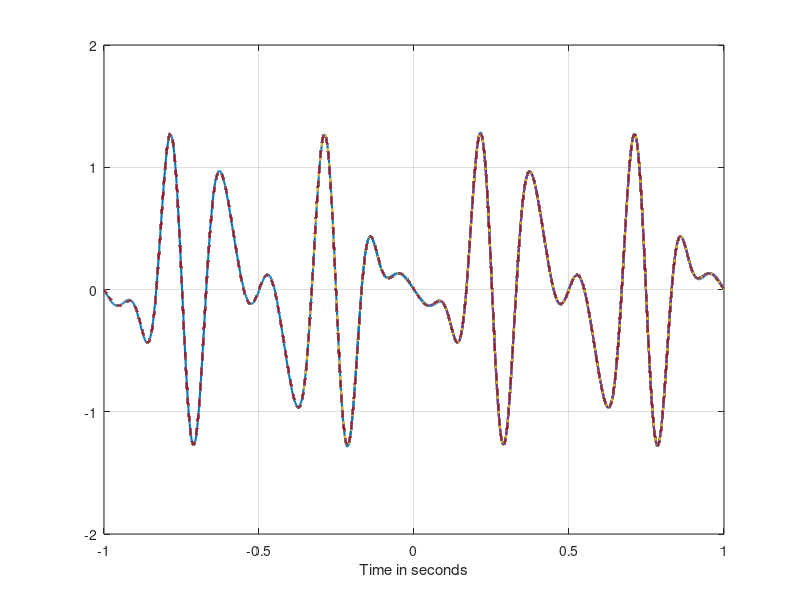
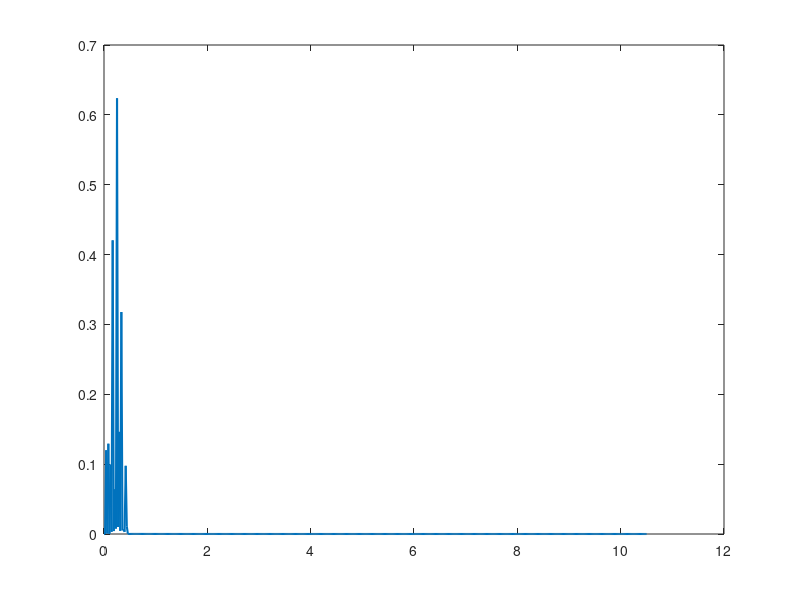
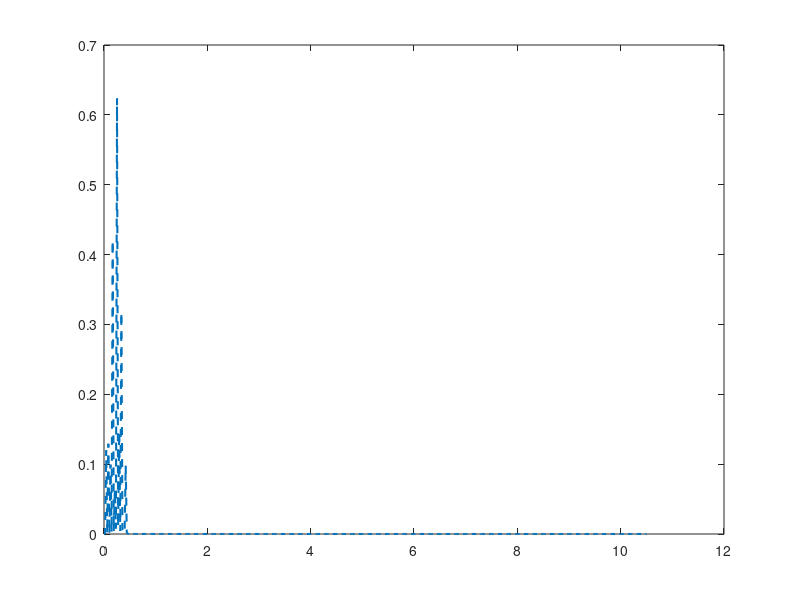

MATLAB code for these plots, in order:
fs=21;
N=100;
Ts = 1/fs;
tn = Ts*(-N:1:N);
tdash=tn';

randn('state',7)
a=0.25*randn(10,1);
s=zeros(201,1);
for i=1:10
    s1=a(i)*sin(2*pi*(i)*tdash);
    s=s+s1;
end


t = -1:2/999:1;
xh = 0;
for i = 1:(2*N+1),
    n = i - N - 1;
    tw = (t - n*Ts)/Ts;
    xh = xh + s(i)*sinc(tw(:));
end
plot(t,xh,'-','linewidth',1.5)
ss=zeros(1000,1);

for i=1:10
    s2=a(i)*sin(2*pi*(i)*t);
    ss=ss+s2;
end
hold on;
plot(t,ss','--','linewidth',1.5)
axis([-1 1 -2 2])
% title('(a) Comparing x-hat(t)(solid line) with x(t)(dashed line): fs = 1 Hz, 25 samples')
xlabel('Time in seconds')
grid




Y = fft(xh);
L=1000;
P2 = abs(Y/L);
P1 = P2(1:L/2+1);
figure
Fs=fs;
f = Fs*(0:(L/2))/L;
P1(2:end-1) = 2*P1(2:end-1);
plot(f,P1,'-','linewidth',1.5)

figure

Y = fft(ss(1,:));
L=1000;
P2 = abs(Y/L);
P1 = P2(1:L/2+1);
Fs=fs;
f = Fs*(0:(L/2))/L;
P1(2:end-1) = 2*P1(2:end-1);
plot(f,P1,'--','linewidth',1.5)

